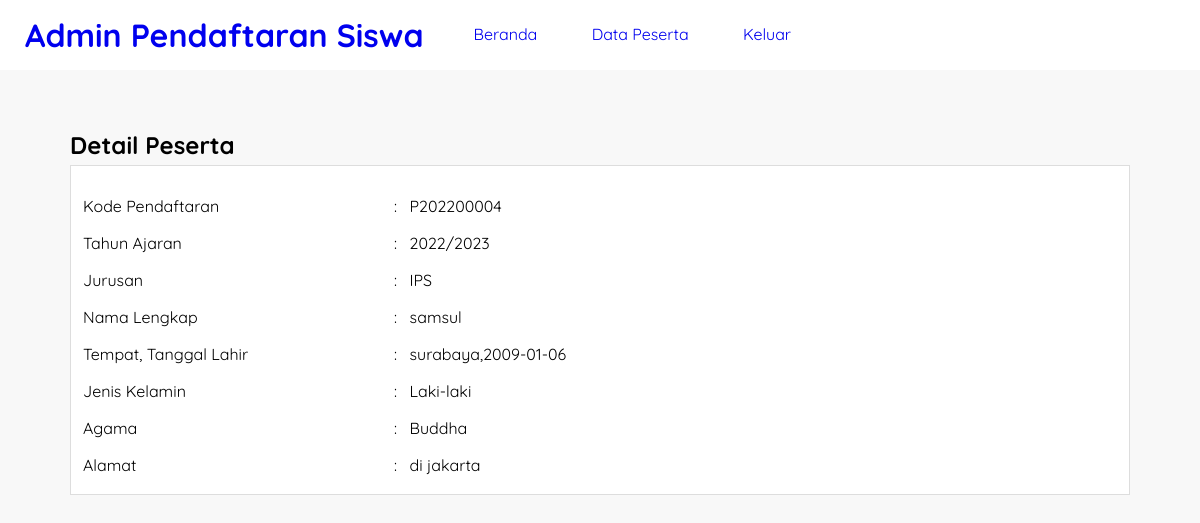
The app's page /webpendaftaran/detail-peserta.php?id=P202200004 (signed in) with its own data.
### tables this page shows
CREATE TABLE `tb_pendaftaran` (
  `id_pendaftaran` char(10) NOT NULL,
  `tgl_daftar` date NOT NULL,
  `th_ajaran` varchar(9) NOT NULL,
  `jurusan` varchar(50) NOT NULL,
  `nm_peserta` varchar(50) NOT NULL,
  `tmp_lahir` varchar(50) NOT NULL,
  `tgl_lahir` date NOT NULL,
  `jk` enum('Laki-laki','Perempuan') NOT NULL,
  `agama` varchar(15) NOT NULL,
  `almt_peserta` text NOT NULL
);

### webpendaftaran/detail-peserta.php (the view, shortened to what this page needs)
<?php
	include 'koneksi.php';
	$peserta = mysqli_query($conn, "SELECT * FROM tb_pendaftaran WHERE id_pendaftaran = '".$_GET['id']."' ");
	$p = mysqli_fetch_object($peserta);
 ?>
<!DOCTYPE html>
<html>
<head>
	<link rel="stylesheet" type="text/css" href="css/style.css">
</head>
<body>
	<header>
		<h1><a href="beranda.php">Admin Pendaftaran Siswa</a></h1>
		<ul>
			<li><a href="beranda.php">Beranda</a></li>
			<li><a href="data-peserta.php">Data Peserta</a></li>
			<li><a href="keluar.php">Keluar</a></li>
		</ul>
	</header>
	<section class="content">
	<h2>Detail Peserta</h2>
		<div class="box">
			<table class="table-data">
		<tr>
			<td>Kode Pendaftaran</td>
			<td>:</td>
			<td><?php echo $p->id_pendaftaran ?></td>
		</tr>
		<tr>
			<td>Tahun Ajaran</td>
			<td>:</td>
			<td><?php echo $p->th_ajaran ?></td>
		</tr>
		<tr>
			<td>Jurusan</td>
			<td>:</td>
			<td><?php echo $p->jurusan ?></td>
		</tr>
		<tr>
			<td>Nama Lengkap</td>
			<td>:</td>
			<td><?php echo $p->nm_peserta ?></td>
		</tr>
		<tr>
			<td>Tempat, Tanggal Lahir</td>
			<td>:</td>
			<td><?php echo $p->tmp_lahir.','.$p->tgl_lahir ?></td>
		</tr>
		<tr>
			<td>Jenis Kelamin</td>
			<td>:</td>
			<td><?php echo $p->jk ?></td>
		</tr>
		<tr>
			<td>Agama</td>
			<td>:</td>
			<td><?php echo $p->agama ?></td>
		</tr>
		<tr>
			<td>Alamat</td>
			<td>:</td>
			<td><?php echo $p->almt_peserta ?></td>
		</tr>
	</table>
		</div>
	</section>
</body>
</html>

### webpendaftaran/css/style.css (style rules this page uses)
* { margin :0; padding:0; font-family: 'Quicksand', sans-serif; }
body { background-color: #f8f8f8; }
.box { background-color: #fff; border:1px solid #ddd; padding:10px; box-sizing: border-box; margin:5px 0 25px; }
.table-data { width: 100%; margin-top: 10px; }
.table-data tr { height: 35px; }
.table-data tr td:nth-child(1) { width:30%; }
header { background-color: #fff; }
header::after { content: ''; display: block; clear: both; }
header h1 { padding: 15px 25px; display: inline-block; float: left; }
header ul { float: left; }
header ul li { padding: 24px 25px; display: inline-block; }
a { text-decoration: none; }
.content { width: 90%; padding: 10px; box-sizing: border-box; margin: 50px auto; }

### records on screen
tb_pendaftaran: id_pendaftaran "P202200004", th_ajaran "2022/2023", jurusan "IPS", nm_peserta "samsul", tmp_lahir "surabaya", tgl_lahir "2009-01-06", jk "Laki-laki", agama "Buddha", almt_peserta "di jakarta"
